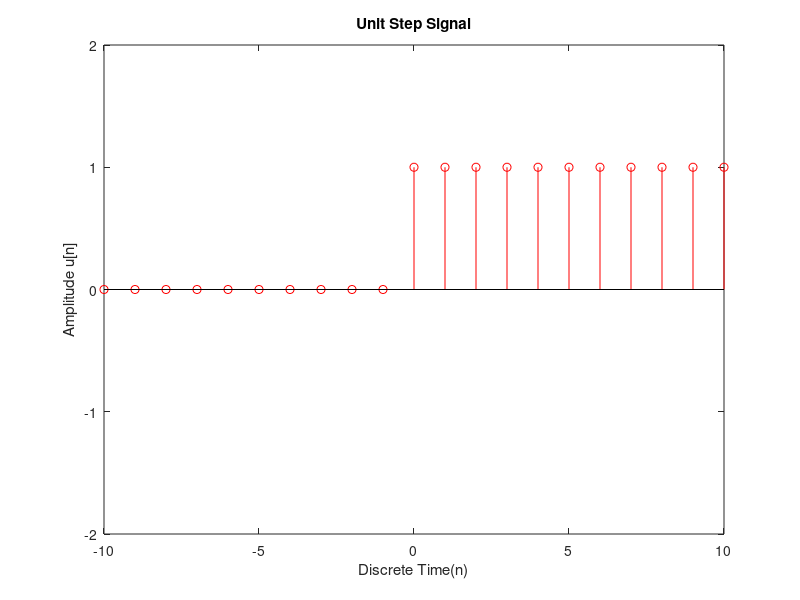

The MATLAB script that drew this image:
x=-10:1:10;
y=zeros(1,length(x));
for i=1:length(x)
  if x(i)>=0
    y(i) = 1;
  else
    y(i) = 0;
  endif
endfor
stem(x,y,"r");
axis([-10,10,-2,2]);
title("Unit Step Signal");
xlabel("Discrete Time(n)");
ylabel("Amplitude u[n]");

